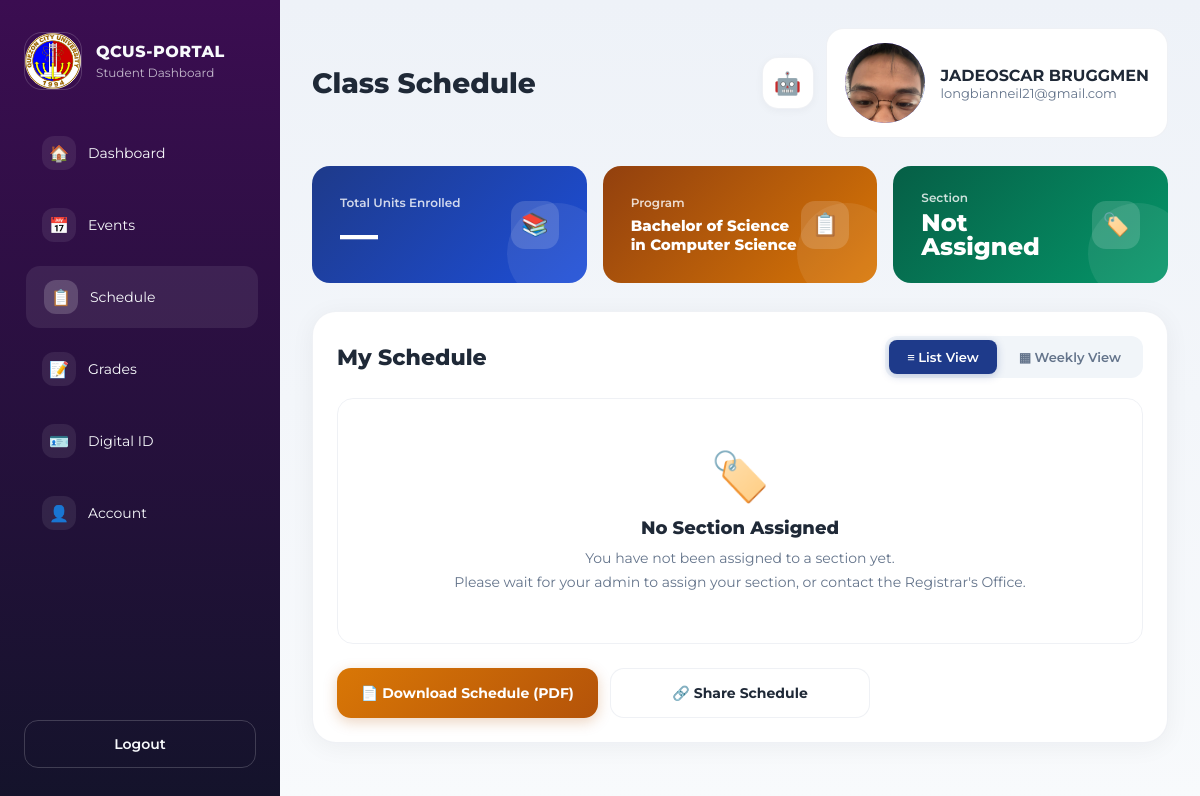
Page /dashboard/SchoolSched.php (signed in) on the committed database.
### tables this page shows
CREATE TABLE `students` (
  `id` int(11) NOT NULL,
  `student_id` varchar(20) NOT NULL,
  `first_name` varchar(100) NOT NULL,
  `last_name` varchar(100) NOT NULL,
  `middle_name` varchar(100) DEFAULT NULL,
  `email` varchar(150) NOT NULL,
  `phone_number` varchar(20) DEFAULT NULL,
  `address` text DEFAULT NULL,
  `birthday` date DEFAULT NULL,
  `course` varchar(100) DEFAULT NULL,
  `year_level` varchar(20) DEFAULT NULL,
  `password` varchar(255) NOT NULL,
  `created_at` timestamp NOT NULL DEFAULT current_timestamp(),
  `gender` varchar(20) DEFAULT NULL,
  `profile_pic` varchar(255) DEFAULT NULL,
  `section` varchar(20) DEFAULT NULL
);

### dashboard/SchoolSched.php (the view, shortened to what this page needs)
<?php
require_once '../config/config.php';
$stmt = mysqli_prepare($conn, "SELECT * FROM students WHERE student_id = ?");
mysqli_stmt_bind_param($stmt, 's', $_SESSION['student_id']);
mysqli_stmt_execute($stmt);
$result = mysqli_stmt_get_result($stmt);
$user = mysqli_fetch_assoc($result);
$picPath = $user['profile_pic']
    ? '../uploads/profile_pics/' . $user['profile_pic']
    : null;
$initials = strtoupper(substr($user['first_name'], 0, 1) . substr($user['last_name'], 0, 1));
$fullName  = $user['first_name'] . ' ' . $user['last_name'];
$totalUnits   = 0;
$studentSection = $user['section'] ?? null;
?>
<!DOCTYPE html>
<html lang="en">
<head>
</head>
<body>
<div class="app-shell">
  <aside class="sidebar">
    <div class="sidebar-brand">
      <div class="nav-logo">
        <img src="../images/QCU-logo.png" alt="QCU Logo" />
      </div>
      <div>
        <span class="brand-title">QCUS-PORTAL</span>
        <span class="brand-sub">Student Dashboard</span>
      </div>
    </div>
    <nav class="sidebar-nav" aria-label="Dashboard navigation">
      <a href="dashboard.php"  class="nav-item"><span class="nav-item-icon">🏠</span>Dashboard</a>
      <a href="events.php"     class="nav-item"><span class="nav-item-icon">📅</span>Events</a>
      <a href="SchoolSched.php" class="nav-item active"><span class="nav-item-icon">📋</span>Schedule</a>
      <a href="grades.php"     class="nav-item"><span class="nav-item-icon">📝</span>Grades</a>
      <a href="digital-id.php" class="nav-item"><span class="nav-item-icon">🪪</span>Digital ID</a>
      <a href="account.php"    class="nav-item"><span class="nav-item-icon">👤</span>Account</a>
    </nav>
    <div class="sidebar-footer">
        <button type="button" class="logout-button" onclick="window.location.href='../landingpage/logout.php'"> Logout</button>
    </div>
  </aside>
  <main class="main-area">
    <header class="topbar">
      <h1 class="page-title">Class Schedule</h1>
      <div class="topbar-right">
        <button type="button" class="chatbot-btn" title="AI Assistant" onclick="alert('Chatbot coming soon!')">🤖</button>
        <div class="profile-card">
          <div class="profile-avatar" style="width: 80px; height: 80px; border-radius: 50%; overflow: hidden;">
            <?php if ($picPath): ?>
              <img src="<?= htmlspecialchars($picPath) ?>" alt="Profile Picture" style="width:100%; height:100%; object-fit:cover;" />
            <?php else: ?>
              <?= $initials ?>
            <?php endif; ?>
          </div>
          <div>
            <p class="profile-name"><?= htmlspecialchars($fullName) ?></p>
            <p class="profile-email"><?= htmlspecialchars($user['email']) ?></p>
          </div>
        </div>
      </div>
    </header>
    <div class="stat-grid">
      <div class="stat-card blue">
        <div class="stat-info">
          <span class="stat-label">Total Units Enrolled</span>
          <span class="stat-value"><?= $totalUnits > 0 ? $totalUnits : '—' ?></span>
        </div>
        <div class="stat-icon">📚</div>
      </div>
      <div class="stat-card amber">
        <div class="stat-info">
          <span class="stat-label">Program</span>
          <span class="stat-value" style="font-size:15px; line-height:1.3;"><?= htmlspecialchars($user['course'] ?? 'Not Set') ?></span>
        </div>
        <div class="stat-icon">📋</div>
      </div>
      <div class="stat-card green">
        <div class="stat-info">
          <span class="stat-label">Section</span>
          <span class="stat-value large-text"><?= htmlspecialchars($studentSection ?? 'Not Assigned') ?></span>
        </div>
        <div class="stat-icon">🏷️</div>
      </div>
    </div>
    <div class="card">
      <div class="sched-header">
        <h2>My Schedule</h2>
        <div class="view-tabs">
          <button class="view-tab active" id="tabList"   onclick="switchView('list')">≡ List View</button>
          <button class="view-tab"        id="tabWeekly" onclick="switchView('weekly')">▦ Weekly View</button>
        </div>
      </div>
      <div id="listView">
        <div class="table-wrap">
          <?php if (!$studentSection): ?>
            <div style="padding: 48px 24px; text-align: center; color: #64748b;">
              <div style="font-size: 48px; margin-bottom: 12px;">🏷️</div>
              <h3 style="margin: 0 0 8px; font-size: 18px; font-weight: 800; color: #1f2937;">No Section Assigned</h3>
              <p style="margin: 0; font-size: 14px; line-height: 1.7;">
                You have not been assigned to a section yet.<br>
                Please wait for your admin to assign your section, or contact the Registrar's Office.
              </p>
            </div>
          <?php endif; ?>
        </div>
      </div>
      <div class="action-bar">
        <button type="button" class="action-btn btn-pdf">📄 Download Schedule (PDF)</button>
        <button type="button" class="action-btn btn-share" style="border:1.5px solid var(--border);">🔗 Share Schedule</button>
      </div>
    </div>
  </main>
</div>
</body>
</html>

### rows in the picture
students: profile_pic (picture), fullName "JADEOSCAR BRUGGMEN", email "longbianneil21@gmail.com", course "Bachelor of Science in Computer Science"

### other values in the picture
$studentSection "Not Assigned"
